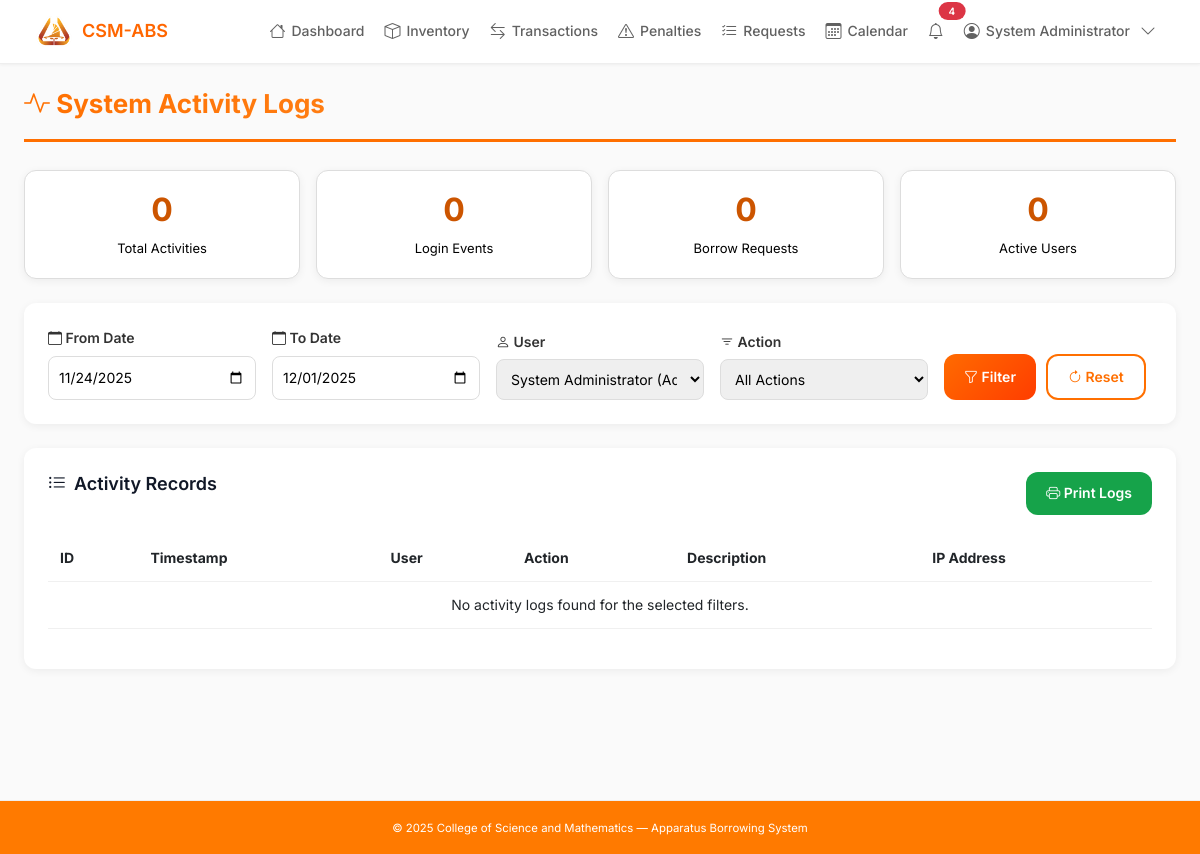
Before: /activity_logs.php?filter_user=1 (signed in) with the older database file.
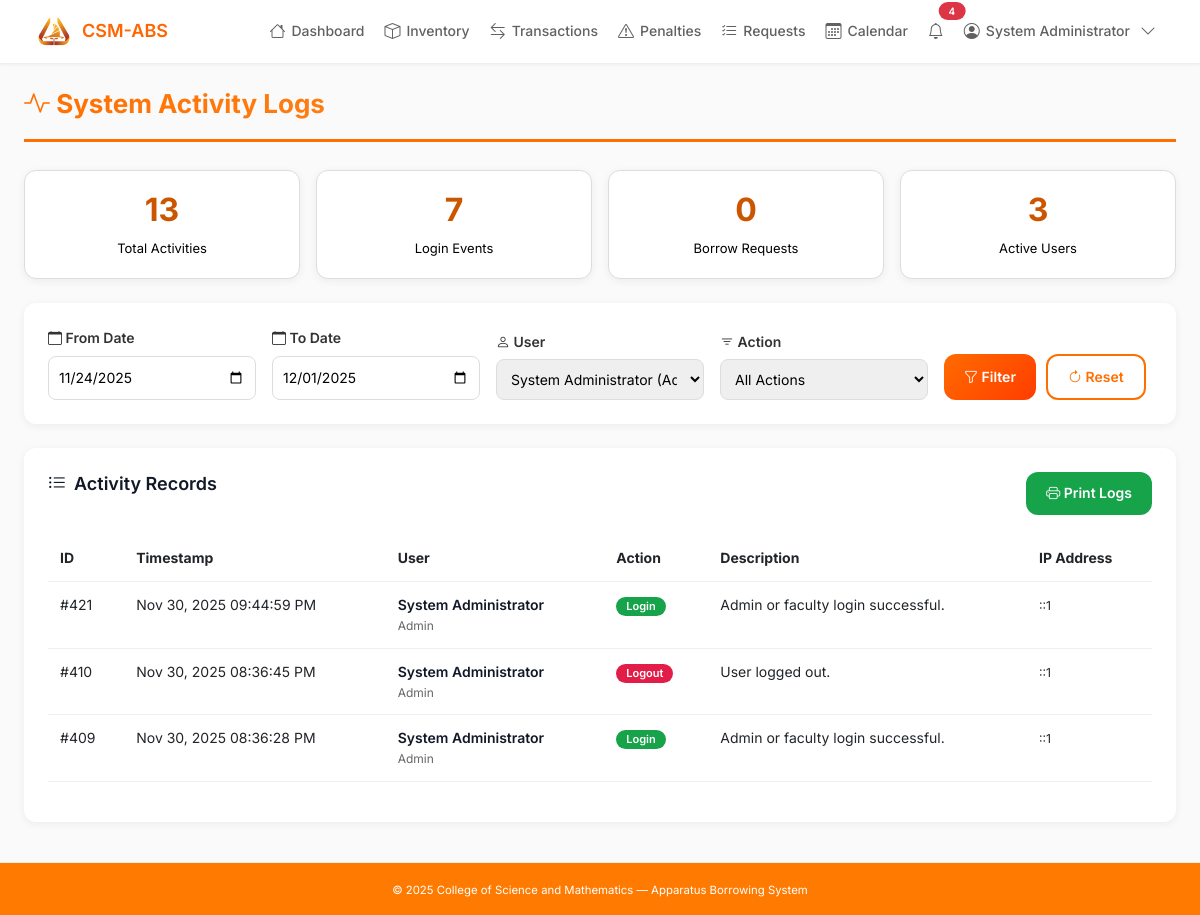
After: the same page with the newer database file.
### tables this page shows
CREATE TABLE `activity_logs` (
  `log_id` int(11) NOT NULL,
  `user_id` int(11) DEFAULT NULL,
  `action` varchar(255) NOT NULL,
  `description` text DEFAULT NULL,
  `timestamp` datetime DEFAULT current_timestamp(),
  `ip_address` varchar(45) DEFAULT NULL
);

CREATE TABLE `users` (
  `user_id` int(11) NOT NULL,
  `first_name` varchar(50) NOT NULL,
  `last_name` varchar(50) NOT NULL,
  `middle_initial` char(1) DEFAULT NULL,
  `username` varchar(50) NOT NULL,
  `password` varchar(255) NOT NULL,
  `role` enum('admin','faculty','student','assistant') NOT NULL,
  `full_name` varchar(100) DEFAULT NULL,
  `email` varchar(100) DEFAULT NULL
);

### includes/notifications.php (called while the page is built, shortened)
<?php
function get_unread_notification_count($user_id) {
    global $conn;
    $user_id = intval($user_id);
    $stmt = mysqli_prepare($conn, "SELECT COUNT(*) as count FROM user_notifications WHERE user_id = ? AND is_read = 0");
    mysqli_stmt_bind_param($stmt, 'i', $user_id);
    mysqli_stmt_execute($stmt);
    $result = mysqli_stmt_get_result($stmt);
    $row = mysqli_fetch_assoc($result);
    return $row['count'];
}

### activity_logs.php (the view, shortened to what this page needs)
<?php
require_once __DIR__ . '/includes/header.php';
$filter_user = $_GET['filter_user'] ?? '';
$date_from = $_GET['date_from'] ?? date('Y-m-d', strtotime('-7 days'));
$date_to = $_GET['date_to'] ?? date('Y-m-d');
$query = "
    SELECT l.*, u.full_name, u.role, u.email
    FROM activity_logs l
    LEFT JOIN users u ON l.user_id = u.user_id
    WHERE DATE(l.timestamp) BETWEEN '$date_from' AND '$date_to'
";
if (!empty($filter_user)) {
    $query .= " AND l.user_id = " . intval($filter_user);
}
$query .= " ORDER BY l.timestamp DESC LIMIT 500";
$logs = mysqli_query($conn, $query);
$users = mysqli_query($conn, "SELECT user_id, full_name, role, email FROM users ORDER BY full_name");
$total_logs = mysqli_num_rows(mysqli_query($conn, "SELECT * FROM activity_logs WHERE DATE(timestamp) BETWEEN '$date_from' AND '$date_to'"));
$login_count = mysqli_num_rows(mysqli_query($conn, "SELECT * FROM activity_logs WHERE action='Login' AND DATE(timestamp) BETWEEN '$date_from' AND '$date_to'"));
$requests_made = mysqli_num_rows(mysqli_query($conn, "SELECT * FROM activity_logs WHERE action='Borrow Request' AND DATE(timestamp) BETWEEN '$date_from' AND '$date_to'"));
$unique_users = mysqli_num_rows(mysqli_query($conn, "SELECT DISTINCT user_id FROM activity_logs WHERE DATE(timestamp) BETWEEN '$date_from' AND '$date_to'"));
?>
<div class="page-header">
    <h2><i class="bi bi-activity"></i> System Activity Logs</h2>
</div>
<div class="stat-cards">
    <div class="stat-card">
        <h3><?= $total_logs ?></h3>
        <p>Total Activities</p>
    </div>
    <div class="stat-card">
        <h3><?= $login_count ?></h3>
        <p>Login Events</p>
    </div>
    <div class="stat-card">
        <h3><?= $requests_made ?></h3>
        <p>Borrow Requests</p>
    </div>
    <div class="stat-card">
        <h3><?= $unique_users ?></h3>
        <p>Active Users</p>
    </div>
</div>
<div class="filter-card">
    <form method="GET" class="filter-form">
        <div class="form-group">
            <label><i class="bi bi-calendar"></i> From Date</label>
            <input type="date" name="date_from" value="<?= $date_from ?>">
        </div>
        <div class="form-group">
            <label><i class="bi bi-calendar"></i> To Date</label>
            <input type="date" name="date_to" value="<?= $date_to ?>">
        </div>
        <div class="form-group">
            <label><i class="bi bi-person"></i> User</label>
            <select name="filter_user">
                <?php mysqli_data_seek($users, 0); while ($u = mysqli_fetch_assoc($users)): ?>
                    <option value="<?= $u['user_id'] ?>" <?= $filter_user == $u['user_id'] ? 'selected' : '' ?>>
                        <?= htmlspecialchars($u['full_name'] ?: $u['email'] ?: 'User #' . $u['user_id']) ?> (<?= ucfirst($u['role']) ?>)
                    </option>
                <?php endwhile; ?>
            </select>
        </div>
        <div class="form-group">
            <label><i class="bi bi-filter"></i> Action</label>
            <select name="filter_action">
                <option value="">All Actions</option>
            </select>
        </div>
        <div style="display: flex; gap: 10px;">
            <button type="submit" class="btn-filter">
                <i class="bi bi-funnel"></i> Filter
            </button>
            <a href="activity_logs.php" class="btn-reset">
                <i class="bi bi-arrow-clockwise"></i> Reset
            </a>
        </div>
    </form>
</div>
<div class="logs-card">
    <div style="display: flex; justify-content: space-between; align-items: center; margin-bottom: 20px;">
        <h3><i class="bi bi-list-ul"></i> Activity Records</h3>
        <button class="export-btn" onclick="window.print()">
            <i class="bi bi-printer"></i> Print Logs
        </button>
    </div>
    <div class="table-responsive">
        <table class="table">
            <thead>
                <tr>
                    <th>ID</th>
                    <th>Timestamp</th>
                    <th>User</th>
                    <th>Action</th>
                    <th>Description</th>
                    <th>IP Address</th>
                </tr>
            </thead>
            <tbody>
                <?php if (mysqli_num_rows($logs) > 0): ?>
                    <?php while ($log = mysqli_fetch_assoc($logs)): ?>
                    <tr>
                        <td>#<?= $log['log_id'] ?></td>
                        <td><?= date('M d, Y h:i:s A', strtotime($log['timestamp'])) ?></td>
                        <td>
                            <div class="user-info">
                                <span class="user-name"><?= htmlspecialchars($log['full_name'] ?: $log['email'] ?: 'User #' . $log['user_id']) ?></span>
                                <span class="user-role"><?= ucfirst($log['role'] ?: 'N/A') ?></span>
                            </div>
                        </td>
                        <td>
                            <?php
                            $action_lower = strtolower($log['action']);
                            $badge_class = 'badge-default';
                            if (strpos($action_lower, 'login') !== false) $badge_class = 'badge-login';
                            elseif (strpos($action_lower, 'logout') !== false) $badge_class = 'badge-logout';
                            elseif (strpos($action_lower, 'request') !== false) $badge_class = 'badge-request';
                            elseif (strpos($action_lower, 'approve') !== false) $badge_class = 'badge-approve';
                            elseif (strpos($action_lower, 'reject') !== false) $badge_class = 'badge-reject';
                            elseif (strpos($action_lower, 'release') !== false) $badge_class = 'badge-release';
                            elseif (strpos($action_lower, 'return') !== false) $badge_class = 'badge-return';
                            ?>
                            <span class="badge <?= $badge_class ?>"><?= htmlspecialchars($log['action']) ?></span>
                        </td>
                        <td><?= htmlspecialchars($log['description']) ?></td>
                        <td><small><?= htmlspecialchars($log['ip_address'] ?: 'N/A') ?></small></td>
                    </tr>
                    <?php endwhile; ?>
                <?php else: ?>
                    <tr><td colspan="6" class="text-center">No activity logs found for the selected filters.</td></tr>
                <?php endif; ?>
            </tbody>
        </table>
    </div>
</div>
<?php require_once __DIR__ . '/includes/footer.php'; ?>

### includes/header.php (shortened to what this page needs)
<?php
require_once __DIR__ . '/db.php';
require_once __DIR__ . '/notifications.php';
$unread_notifications = 0;
if (isset($_SESSION['user_id'])) {
    $unread_notifications = get_unread_notification_count($_SESSION['user_id']);
}
?>
<!DOCTYPE html>
<html lang="en">
<head>
<link rel="stylesheet" href="https://cdn.jsdelivr.net/npm/bootstrap@5.3.0/dist/css/bootstrap.min.css">
<link rel="stylesheet" href="https://cdn.jsdelivr.net/npm/bootstrap-icons@1.11.1/font/bootstrap-icons.css">
</head>
<body>
<nav class="navbar navbar-expand-lg">
  <div class="container-fluid">
    <a class="navbar-brand" href="dashboard.php">
      <img src="assets/image.png" alt="Logo">
      <span>CSM-ABS</span>
    </a>
    <div class="collapse navbar-collapse" id="navbarNav">
      <ul class="navbar-nav ms-auto">
<?php if (isset($_SESSION['user_id'])): ?>
    <?php if ($_SESSION['role'] === 'admin' || $_SESSION['role'] === 'assistant'): ?>
        <li class="nav-item"><a class="nav-link" href="dashboard.php"><i class="bi bi-house"></i> <span>Dashboard</span></a></li>
        <li class="nav-item"><a class="nav-link" href="manage_inventory.php"><i class="bi bi-box"></i> <span>Inventory</span></a></li>
        <li class="nav-item"><a class="nav-link" href="transactions.php"><i class="bi bi-arrow-left-right"></i> <span>Transactions</span></a></li>
        <li class="nav-item"><a class="nav-link" href="penalties.php"><i class="bi bi-exclamation-triangle"></i> <span>Penalties</span></a></li>
        <li class="nav-item"><a class="nav-link" href="view_requests.php"><i class="bi bi-list-check"></i> <span>Requests</span></a></li>
        <li class="nav-item"><a class="nav-link" href="calendar.php"><i class="bi bi-calendar3"></i> <span>Calendar</span></a></li>
    <?php endif; ?>
    <li class="nav-item dropdown">
        <a class="nav-link dropdown-toggle position-relative" href="#" id="notificationMenu" role="button" data-bs-toggle="dropdown" aria-expanded="false">
            <i class="bi bi-bell"></i>
            <?php if ($unread_notifications > 0): ?>
                <span class="position-absolute top-0 start-100 translate-middle badge rounded-pill bg-danger" style="font-size: 10px;">
                    <?= $unread_notifications > 99 ? '99+' : $unread_notifications ?>
                </span>
            <?php endif; ?>
        </a>
    </li>
    <li class="nav-item dropdown">
  <a class="nav-link dropdown-toggle" href="#" id="userMenu" role="button" data-bs-toggle="dropdown" aria-expanded="false">
    <i class="bi bi-person-circle"></i>
    <span><?= htmlspecialchars($_SESSION['full_name'] ?? $_SESSION['username'] ?? 'User'); ?></span>
    <i class="bi bi-chevron-down small ms-1"></i>
  </a>
</li>
<?php else: ?>
    <li class="nav-item">
        <a class="nav-link" href="index.php"><i class="bi bi-box-arrow-in-right"></i> Login</a>
    </li>
<?php endif; ?>
      </ul>
    </div>
  </div>
</nav>
<main class="main-content">

### includes/footer.php (shortened to what this page needs)
</main>
<footer class="footer text-white text-center py-3 mt-auto"
        style="background-color: #ff7a00;">
  <small>© 2025 College of Science and Mathematics — Apparatus Borrowing System</small>
</footer>
</body>
</html>

### includes/header.php (style rules this page uses)
:root { --primary: #FF6600; --primary-dark: #E65100; --primary-light: #FFE0CC; --gray-50: #FAFAFA; --gray-100: #F5F5F5; --gray-200: #EEEEEE; --gray-300: #E0E0E0; --gray-700: #616161; --gray-900: #212121; --radius: 8px; --shadow-sm: 0 1px 3px rgba(0,0,0,0.05); --shadow-md: 0 2px 6px rgba(0,0,0,0.08); }
* { margin: 0; padding: 0; box-sizing: border-box; }
body { font-family: 'Inter', -apple-system, BlinkMacSystemFont, 'Segoe UI', sans-serif; font-size: 14px; color: var(--gray-900); background: var(--gray-50); line-height: 1.6; }
.navbar { position: fixed; top: 0; width: 100%; z-index: 1030; background: white; border-bottom: 1px solid var(--gray-200); box-shadow: var(--shadow-sm); padding: 0.75rem 1.5rem; height: 64px; display: flex; align-items: center; }
.navbar-brand { display: flex; align-items: center; font-weight: 600; font-size: 18px; color: var(--primary); text-decoration: none; gap: 10px; }
.navbar-brand img { height: 36px; width: auto; border-radius: 6px; }
.navbar-nav { display: flex; align-items: center; gap: 4px; list-style: none; margin: 0; }
.navbar .nav-link { display: flex; align-items: center; gap: 6px; padding: 8px 12px; color: var(--gray-700); text-decoration: none; font-size: 14px; font-weight: 500; border-radius: var(--radius); transition: all 0.2s ease; }
.navbar .nav-link i { font-size: 16px; }
.dropdown { position: relative; }
.dropdown-toggle::after { content: none; }
main.main-content { padding: 88px 24px 40px; min-height: 100vh; max-width: 1400px; margin: 0 auto; }
.footer { width: 100%; background: white; border-top: 1px solid var(--gray-200); color: var(--gray-700); text-align: center; padding: 16px 0; font-size: 13px; margin-top: auto; }

### activity_logs.php (style rules this page uses)
* { box-sizing: border-box; margin: 0; padding: 0; }
.page-header { margin-bottom: 28px; padding-bottom: 20px; border-bottom: 3px solid #FF6F00; }
.page-header h2 { background: linear-gradient(135deg, #FF6F00, #FFA040); -webkit-background-clip: text; -webkit-text-fill-color: transparent; font-size: 26px; margin: 0; font-weight: 700; }
.stat-cards { display: grid; grid-template-columns: repeat(auto-fit, minmax(180px, 1fr)); gap: 16px; margin-bottom: 24px; }
.stat-card { background: #fff; padding: 20px; border-radius: 12px; border: 1px solid #ddd; text-align: center; box-shadow: 0 2px 8px rgba(0,0,0,0.06); }
.stat-card h3 { font-size: 32px; font-weight: 700; color: #cc5500; margin: 0 0 8px 0; }
.stat-card p { font-size: 13px; color: #000; margin: 0; }
.filter-card { background: #fff; padding: 24px; border-radius: 12px; margin-bottom: 24px; box-shadow: 0 2px 8px rgba(0,0,0,0.06); }
.filter-form { display: grid; grid-template-columns: repeat(auto-fit, minmax(200px, 1fr)); gap: 16px; align-items: end; }
.form-group label { display: block; margin-bottom: 6px; font-weight: 600; color: #333; font-size: 14px; }
.form-group input, .form-group select { width: 100%; padding: 10px; border: 1px solid #ddd; border-radius: 8px; font-size: 14px; }
.btn-filter { background: linear-gradient(135deg, #FF6B00, #FF3D00); color: white; padding: 10px 20px; border-radius: 12px; border: none; font-weight: 600; cursor: pointer; }
.btn-reset { background: #fff; color: #FF6F00; padding: 10px 20px; border-radius: 12px; border: 2px solid #FF6F00; font-weight: 600; cursor: pointer; text-decoration: none; display: inline-block; }
.logs-card { background: #fff; padding: 24px; border-radius: 12px; box-shadow: 0 2px 8px rgba(0,0,0,0.06); }
.logs-card h3 { font-size: 18px; font-weight: 600; color: #111827; margin-bottom: 20px; display: flex; align-items: center; gap: 8px; }
.table { width: 100%; border-collapse: collapse; }
.table thead { background: linear-gradient(135deg, #FF6F00, #FFA040); color: #fff; }
.table th, .table td { padding: 12px; text-align: left; font-size: 14px; border-bottom: 1px solid #f0f0f0; }
.badge { padding: 4px 10px; border-radius: 12px; font-weight: 600; font-size: 11px; }
.badge-login { background: #16A34A; color: #fff; }
.badge-logout { background: #E11D48; color: #fff; }
.user-info { display: flex; flex-direction: column; }
.user-name { font-weight: 600; color: #111827; }
.user-role { font-size: 12px; color: #666; }
.export-btn { background: #16A34A; color: white; padding: 10px 20px; border-radius: 12px; border: none; font-weight: 600; cursor: pointer; text-decoration: none; display: inline-block; }

Changed rows visible on the page:
added activity_logs: log_id "421", timestamp "Nov 30, 2025 09:44:59 PM", user.full_name "System Administrator", user.role "Admin", action "Login", description "Admin or faculty login successful.", ip_address "::1"
added activity_logs: log_id "410", timestamp "Nov 30, 2025 08:36:45 PM", user.full_name "System Administrator", user.role "Admin", action "Logout", description "User logged out.", ip_address "::1"
added activity_logs: log_id "409", timestamp "Nov 30, 2025 08:36:28 PM", user.full_name "System Administrator", user.role "Admin", action "Login", description "Admin or faculty login successful.", ip_address "::1"
Other visible differences:
$total_logs: "0" → "13"
$login_count: "0" → "7"
$unique_users: "0" → "3"
text no longer shown: "No activity logs found for the selected filters."
